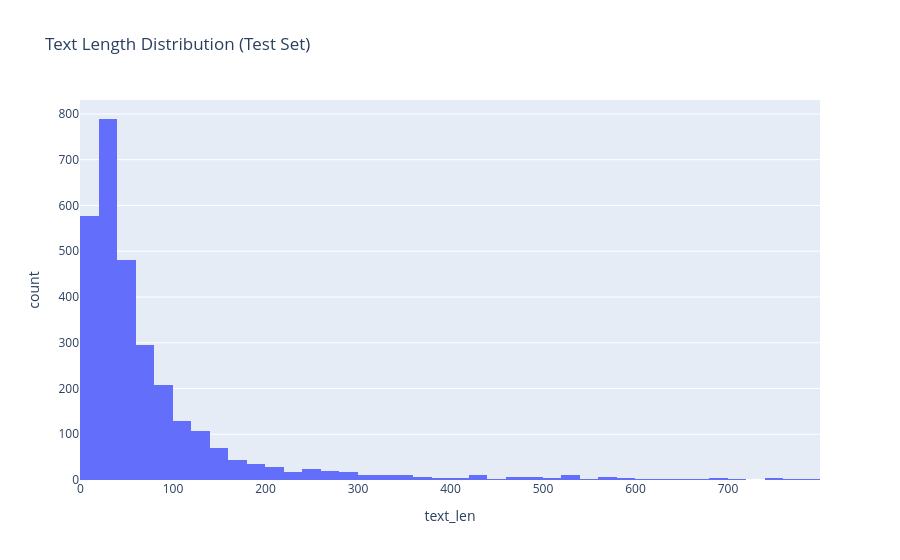
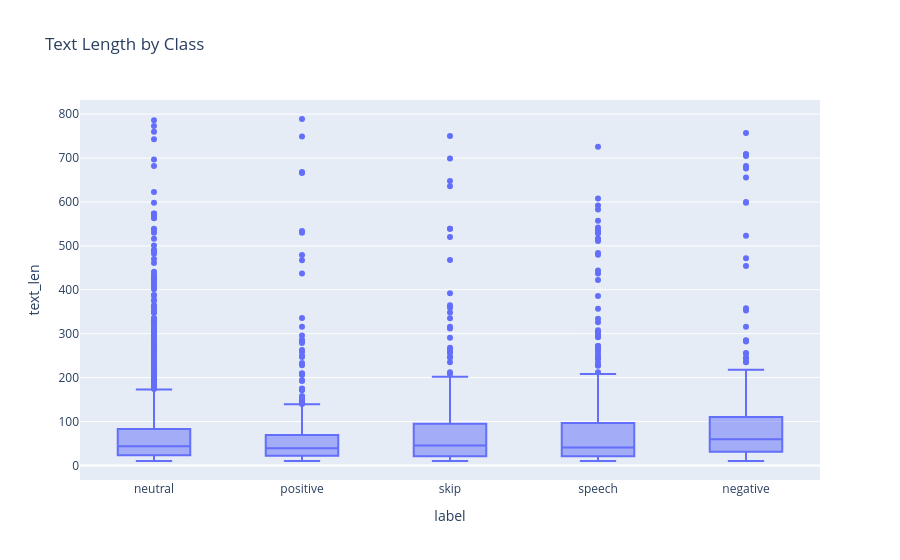
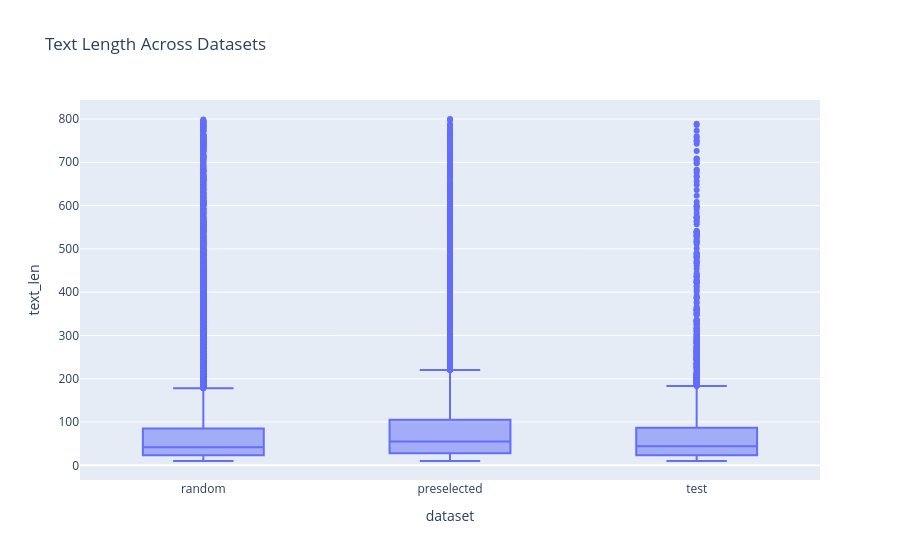

Notebook code cell kept with these figures, in order:
### Code cell
for df in [data_full, data_preselected, data_test]:
    df["text_len"] = df["text"].str.len()

fig = px.histogram(
    data_test,
    x="text_len",
    nbins=50,
    title="Text Length Distribution (Test Set)"
)

fig.show()

fig = px.box(
    data_test,
    x="label",
    y="text_len",
    title="Text Length by Class"
)

fig.show()

df_all = pd.concat([
    data_full.assign(dataset="random"),
    data_preselected.assign(dataset="preselected"),
    data_test.assign(dataset="test")
])

fig = px.box(
    df_all,
    x="dataset",
    y="text_len",
    title="Text Length Across Datasets"
)

fig.show()

### Figure 1 — Plotly figure (JSON) as saved in the notebook; plotly's stock layout.template omitted (floating-point values rounded to 4 significant figures; data arrays with more than 128 entries replaced by an {"elided": "..."} marker saying what was removed)
{"data": [{"bingroup": "x", "hovertemplate": "text_len=%{x}<br>count=%{y}<extra></extra>", "legendgroup": "", "marker": {"color": "#636efa", "pattern": {"shape": ""}}, "name": "", "nbinsx": 50, "orientation": "v", "showlegend": false, "type": "histogram", "x": {"elided": "2967 int values"}, "xaxis": "x", "yaxis": "y"}], "layout": {"barmode": "relative", "legend": {"tracegroupgap": 0}, "title": {"text": "Text Length Distribution (Test Set)"}, "xaxis": {"anchor": "y", "domain": [0, 1], "title": {"text": "text_len"}}, "yaxis": {"anchor": "x", "domain": [0, 1], "title": {"text": "count"}}}}

### Figure 2 — Plotly figure (JSON) as saved in the notebook; plotly's stock layout.template omitted (floating-point values rounded to 4 significant figures; data arrays with more than 128 entries replaced by an {"elided": "..."} marker saying what was removed)
{"data": [{"alignmentgroup": "True", "hovertemplate": "label=%{x}<br>text_len=%{y}<extra></extra>", "legendgroup": "", "marker": {"color": "#636efa"}, "name": "", "notched": false, "offsetgroup": "", "orientation": "v", "showlegend": false, "type": "box", "x": {"elided": "2967 str values"}, "x0": " ", "xaxis": "x", "y": {"elided": "2967 int values"}, "y0": " ", "yaxis": "y"}], "layout": {"boxmode": "group", "legend": {"tracegroupgap": 0}, "title": {"text": "Text Length by Class"}, "xaxis": {"anchor": "y", "domain": [0, 1], "title": {"text": "label"}}, "yaxis": {"anchor": "x", "domain": [0, 1], "title": {"text": "text_len"}}}}

### Figure 3 — Plotly figure (JSON) as saved in the notebook; plotly's stock layout.template omitted (floating-point values rounded to 4 significant figures; data arrays with more than 128 entries replaced by an {"elided": "..."} marker saying what was removed)
{"data": [{"alignmentgroup": "True", "hovertemplate": "dataset=%{x}<br>text_len=%{y}<extra></extra>", "legendgroup": "", "marker": {"color": "#636efa"}, "name": "", "notched": false, "offsetgroup": "", "orientation": "v", "showlegend": false, "type": "box", "x": {"elided": "31185 str values"}, "x0": " ", "xaxis": "x", "y": {"elided": "31185 int values"}, "y0": " ", "yaxis": "y"}], "layout": {"boxmode": "group", "legend": {"tracegroupgap": 0}, "title": {"text": "Text Length Across Datasets"}, "xaxis": {"anchor": "y", "domain": [0, 1], "title": {"text": "dataset"}}, "yaxis": {"anchor": "x", "domain": [0, 1], "title": {"text": "text_len"}}}}
